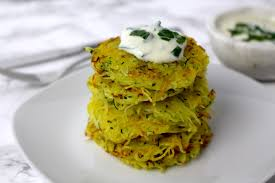
#> input picture Kartoffelpuffer.jpg, 275 x 183 px, found by its file name
$ python 11_Maskieren.py
#> lines starting #> are read from the running program, lines starting #| are printed output that depends on the picture; after the words box and inside, x2 and y2 are one past the last pixel; in counts of white or black regions, pixels touching at a corner belong together
import cv2 as cv
import numpy as np

img = cv.imread('kartoffelpuffer.jpg')
#> img is the input picture: shape (183, 275, 3); mean B, G, R 148, 173.6, 178.8
cv.imshow('img',img)

blank = np.zeros(img.shape[:2], dtype='uint8')

mask = cv.circle(blank, (img.shape[1]//2, img.shape[0]//2), 50, 255, -1)
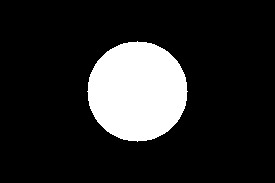
#> blank: shape (183, 275); 15.6% white; 1 white region, box (x1, y1, x2, y2) and area: (87, 41, 188, 142) 7845
cv.imshow('mask',mask)

masked = cv.bitwise_and(img,img, mask=mask)
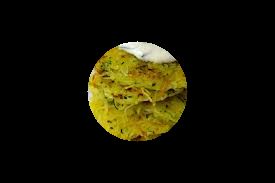
#> masked: shape (183, 275, 3); mean B, G, R 5.1, 21, 23.4
cv.imshow('masked',masked)

print(img.shape[0])
#| 183
print(img.shape[1])
#| 275

cv.waitKey(0)

$ run again, with Kartoffel.jpg copied over Kartoffelpuffer.jpg
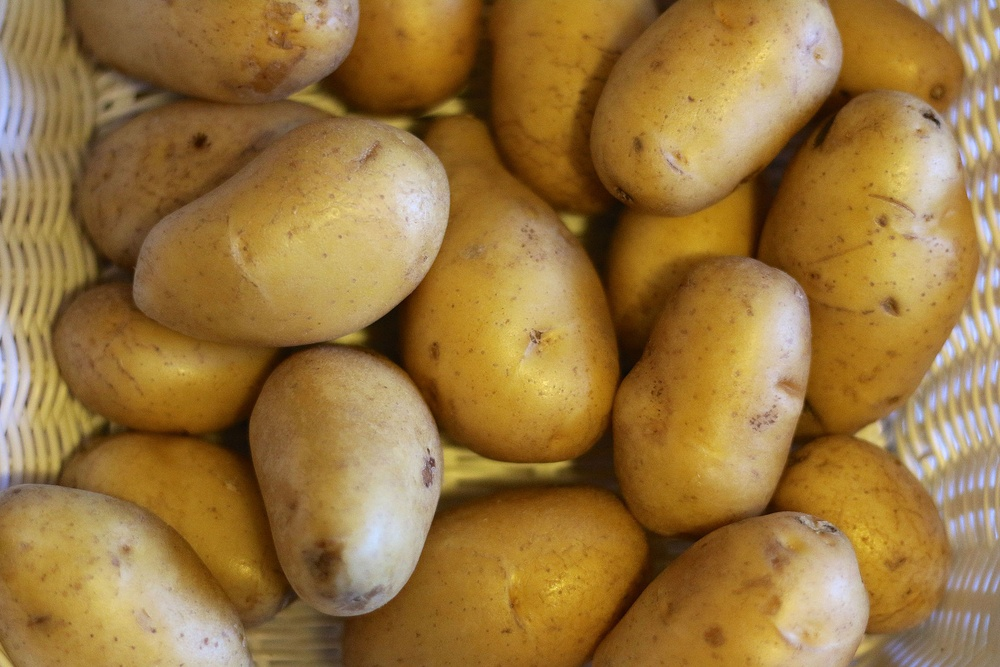
#> input picture Kartoffel.jpg, 1000 x 667 px, shrunk from 1920 x 1280 before the run, found by its file name
#> img is the input picture: shape (667, 1000, 3); mean B, G, R 62.5, 118.2, 153.6
#> `mask = cv.circle(blank, (img.shape[1]//2, img.shape[0]//2), 50, 255, -1)`:
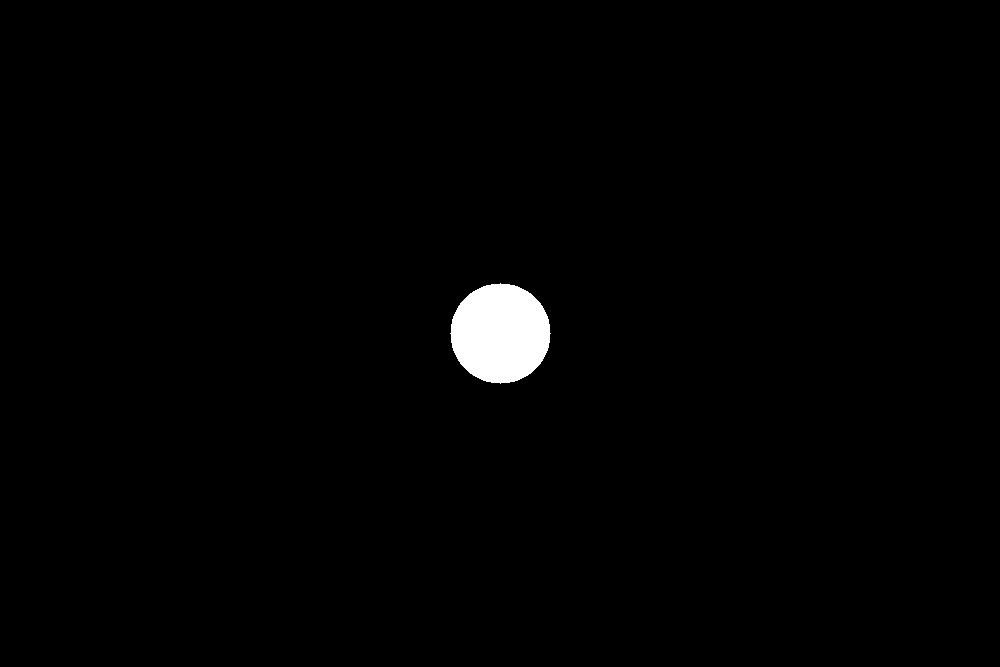
#> blank: shape (667, 1000); 1.2% white; 1 white region, box (x1, y1, x2, y2) and area: (450, 283, 551, 384) 7845
#| 667
#| 1000

$ run again, with Mob.jpg copied over Kartoffelpuffer.jpg
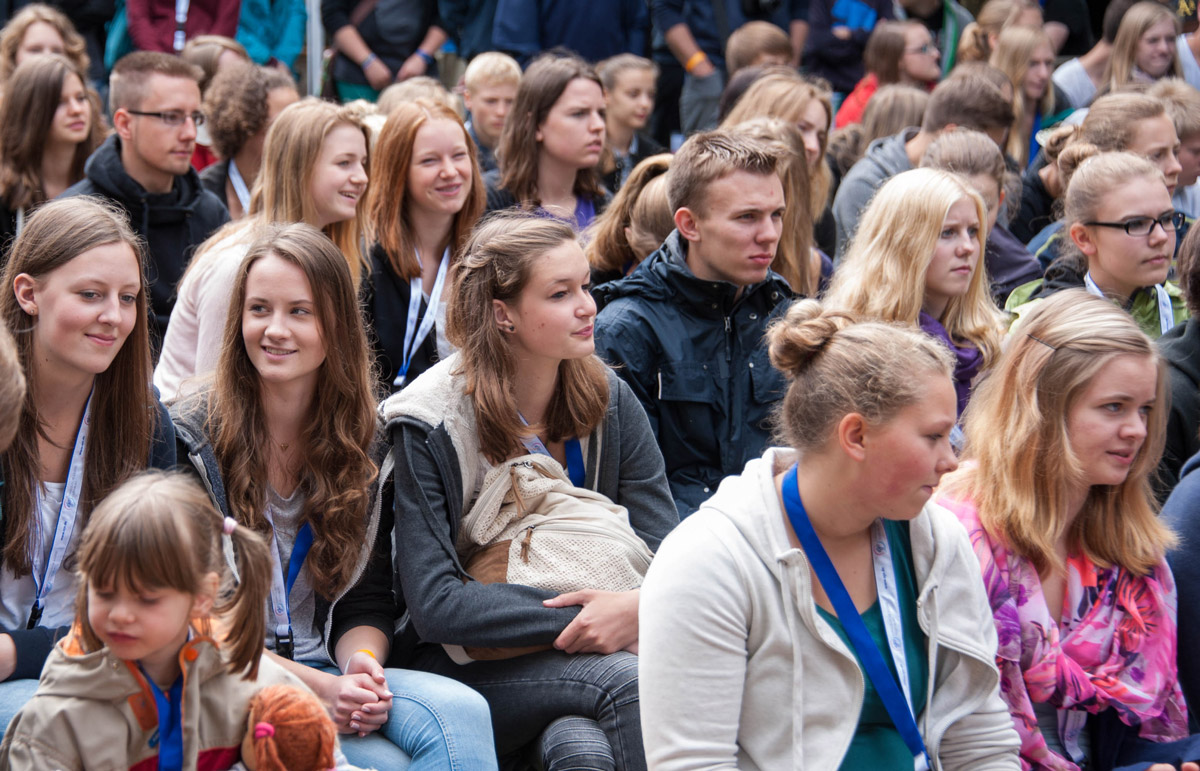
#> input picture Mob.jpg, 1200 x 771 px, found by its file name
#> img is the input picture: shape (771, 1200, 3); mean B, G, R 108.8, 106.7, 125
#> `mask = cv.circle(blank, (img.shape[1]//2, img.shape[0]//2), 50, 255, -1)`:
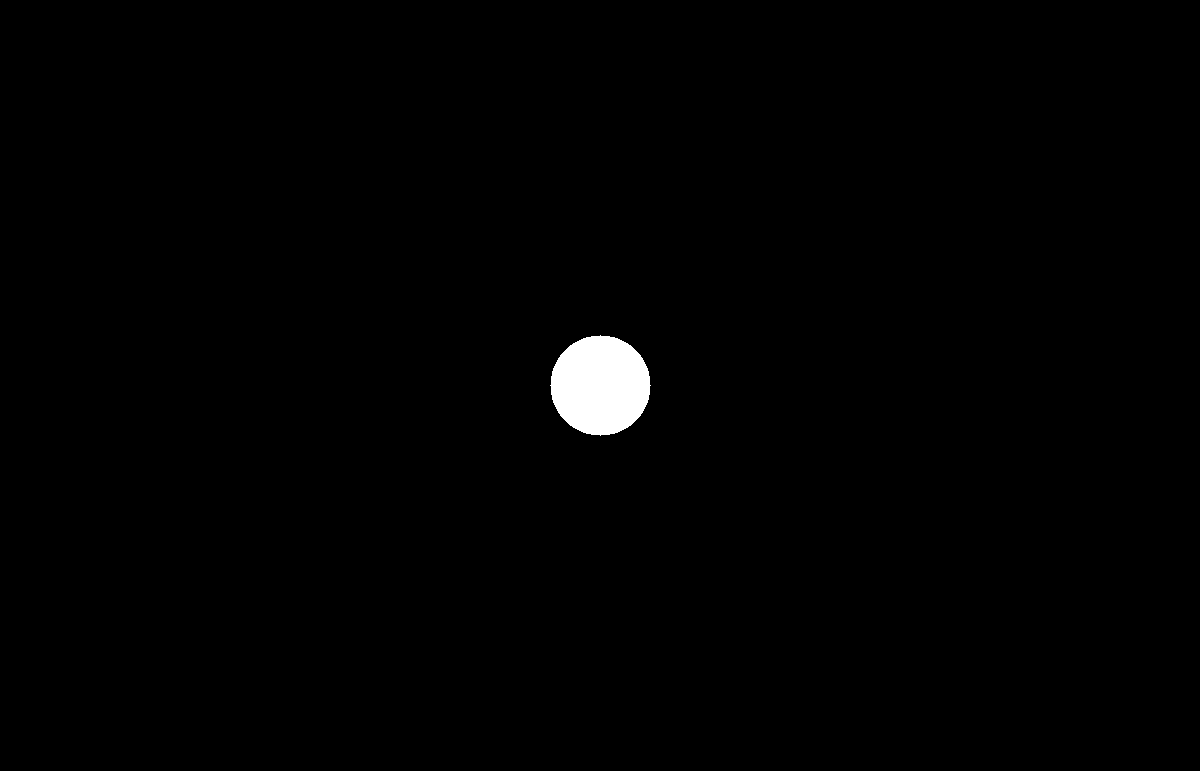
#> blank: shape (771, 1200); 0.85% white; 1 white region, box (x1, y1, x2, y2) and area: (550, 335, 651, 436) 7845
#| 771
#| 1200
